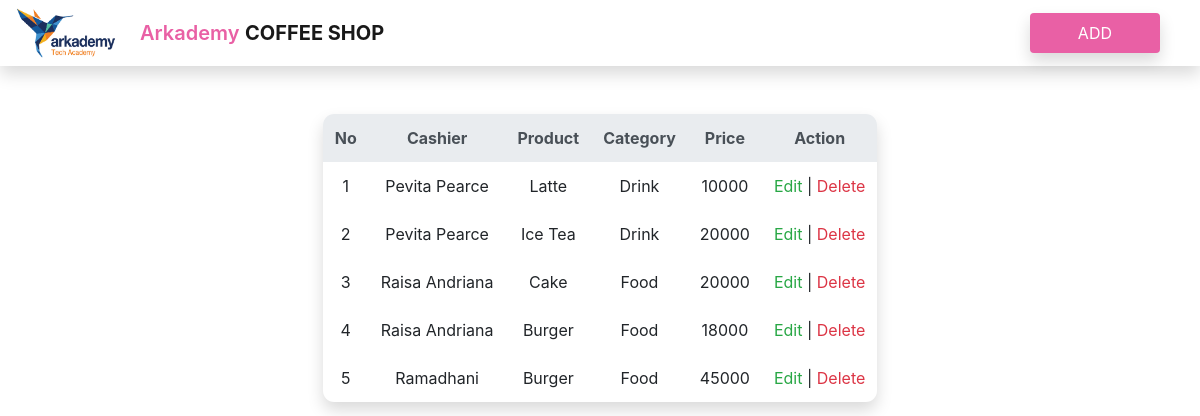
The page / on the database its author committed.
### tables this page shows
CREATE TABLE `product` (
  `id` int(11) NOT NULL,
  `name` varchar(255) NOT NULL,
  `price` int(10) NOT NULL,
  `id_category` int(5) NOT NULL,
  `id_cashier` int(5) NOT NULL
);

CREATE TABLE `cashier` (
  `id` int(11) NOT NULL,
  `name` varchar(255) NOT NULL
);

CREATE TABLE `category` (
  `id` int(11) NOT NULL,
  `name` varchar(255) NOT NULL
);

### index.php (the view, shortened to what this page needs)
<?php
include_once("config.php");
$result = mysqli_query($mysqli, "SELECT product.id as id, cashier.name as name, cashier.id as id_kasir, product.name as name_product, category.name as name_category, category.id as id_category, product.price FROM product INNER JOIN cashier ON product.id_cashier = cashier.id INNER JOIN category ON product.id_category = category.id ");
?>
<!doctype html>
<html lang="en">
  <head>
    <link rel="stylesheet" href="https://stackpath.bootstrapcdn.com/bootstrap/4.4.1/css/bootstrap.min.css">
  </head>
  <body>
    <nav class="section-nav navbar navbar-expand-lg shadow navbar-light ">
      <img src="p.png" alt="" width="100" height="50">
      <a href="#" class="navbar-brand ml-4"><span style="color: rgb(233, 96, 165); font-weight:600;">Arkademy</span> <span style="font-weight: bold;">COFFEE SHOP</span></a>
      <div class="collapse navbar-collapse" id="navb">
        <ul class="navbar-nav ml-auto">
          <li class="nav-item active">
            <a class="nav-link mr-4 rounded py-2 px-5 text-white shadow" data-toggle="modal" data-target="#exampleModal" href="#" style="background-color: rgb(233, 96, 165);">ADD</a>
          </li>
      </div>
    </nav>
  <div class="container">
    <section class="section-table mt-5 d-flex justify-content-center">
      <table class="table table-borderless table-responsive shadow text-center" style="align-content: center; width: inherit; border-radius: 0.7em;">
        <thead class="thead-light">
          <tr>
            <th>No</th>
            <th>Cashier</th>
            <th>Product</th>
            <th>Category</th>
            <th>Price</th>
            <th>Action</th>
          </tr>
        </thead>
        <tbody>
        <?php
        $no = 1;
          while ($data = mysqli_fetch_array($result)) {
            ?>
            <tr>
            <td scope="row"><?= $no++ ?></td>
            <td><?= $data['name'] ?></td>
            <td><?= $data['name_product'] ?></td>
            <td><?= $data['name_category'] ?></td>
            <td><?= $data['price'] ?></td>
            <td>
              <a class="text-success" href="#" data-toggle="modal" data-target="#modaledit<?=$data['id']?>">Edit</a class="text-success"> |
              <a class="text-danger" href="delete.php?id=<?=$data['id']?>">Delete</a class="text-danger">
            </td>
          </tr>
            <?php
          }
        ?>
        </tbody>
      </table>
    </section>
  </div>
  </body>
</html>

### rows shown on the page
product: id_cashier.name "Pevita Pearce", name "Latte", id_category.name "Drink", price "10000"
product: id_cashier.name "Pevita Pearce", name "Ice Tea", id_category.name "Drink", price "20000"
product: id_cashier.name "Raisa Andriana", name "Cake", id_category.name "Food", price "20000"
product: id_cashier.name "Raisa Andriana", name "Burger", id_category.name "Food", price "18000"
product: id_cashier.name "Ramadhani", name "Burger", id_category.name "Food", price "45000"
